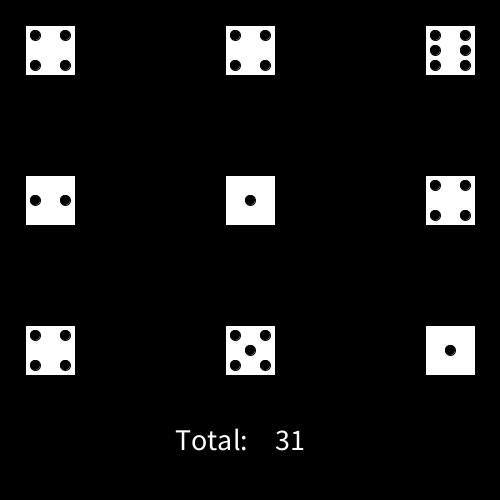
Frame 1 (no input)
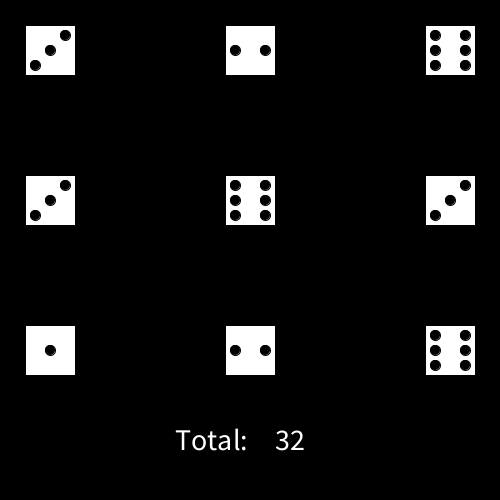
Frame 2 (the mouse pressed at the canvas centre, redrawn once)

The Processing sketch that drew these frames (run headless with seeded random() and noise(); the mouse was pressed at the canvas centre and the sketch redrawn once):

// Processing sketch: Dice
// ── Dice.pde

void setup(){
  noLoop();
  //OR if you ever call redraw()
  size(500, 500);
  background(0);
}

void draw(){
  background(0);
  Die die1 = new Die();
  die1.setMatrix(50,50);
  die1.roll();
  die1.show();
  int total = die1.getTotal();
  Die die2 = new Die();
  die2.setMatrix(250,50);
  die2.roll();
  die2.show();
  total = total + die2.getTotal();
  Die die3 = new Die();
  die3.setMatrix(450,50);
  die3.roll();
  die3.show();
  total = total + die3.getTotal();
  Die die4 = new Die();
  die4.setMatrix(50,200);
  die4.roll();
  die4.show();
  total = total + die4.getTotal();
  Die die5 = new Die();
  die5.setMatrix(250,200);
  die5.roll();
  die5.show();
  total = total + die5.getTotal();
  Die die6 = new Die();
  die6.setMatrix(450,200);
  die6.roll();
  die6.show();
  total = total + die6.getTotal();
  Die die7 = new Die();
  die7.setMatrix(50,350);
  die7.roll();
  die7.show();
  total = total + die7.getTotal();
  Die die8 = new Die();
  die8.setMatrix(250,350);
  die8.roll();
  die8.show();
  total = total + die8.getTotal();
  Die die9 = new Die();
  die9.setMatrix(450,350);
  die9.roll();
  die9.show();
  total = total + die9.getTotal();
  textSize(30);
  fill(255);
  text("Total: ", 175, 450);
  text(String.valueOf(total), 275, 450);
}

void mousePressed(){
  redraw();
}


//Dice: Models a single 6 sided dice cube
//Each instance should randomly assign itself a value from 1 to 6
class Die {
  int total;
	int value;
  int XPos;
  int YPos;
  
	public Die(){
    value = 0;
    XPos = 0;
    YPos = 0;
  }
	void setMatrix(int x, int y){
		XPos = x;
    YPos = y;
  }
  int getTotal(){
    return total;
  }
	
	//Simulate a roll of a die
	void roll(){
	value = (int)(Math.random() * 6) + 1;
  }
	
	/*
	  Use the randomly assigned roll value to draw the face of a die
	*/
	void show(){
    pushMatrix();
    translate(XPos,YPos);
    fill(255);
    rect(-25, -25, 50, 50);
    if(value == 1){
      fill(0);
      ellipse(0, 0, 10, 10);
      total = total + 1;
     }else if(value == 2){
       fill(0);
       ellipse(-15, 0, 10, 10);
       ellipse(15, 0, 10, 10);
       total = total + 2;
     }else if(value == 3){
       fill(0);
       ellipse(15,-15, 10, 10);
       ellipse(0,0,10,10);
       ellipse(-15,15,10,10);
       total = total + 3;
     }else if(value == 4){
       fill(0);
       ellipse(-15, 15, 10, 10);
       ellipse(15, 15, 10, 10);
       ellipse(-15, -15, 10, 10);
       ellipse(15, -15, 10, 10);
       total = total + 4;
     }else if(value == 5){
       fill(0);
       ellipse(0,0,10,10);
       ellipse(-15, 15, 10, 10);
       ellipse(15, 15, 10, 10);
       ellipse(-15, -15, 10, 10);
       ellipse(15, -15, 10, 10);
       total = total + 5;
     }else if(value == 6){
       fill(0);
       ellipse(-15,0,10,10);
       ellipse(15,0,10,10);
       ellipse(-15, 15, 10, 10);
       ellipse(15, 15, 10, 10);
       ellipse(-15, -15, 10, 10);
       ellipse(15, -15, 10, 10);
       total = total + 6;
     }
     popMatrix();
  }
}
